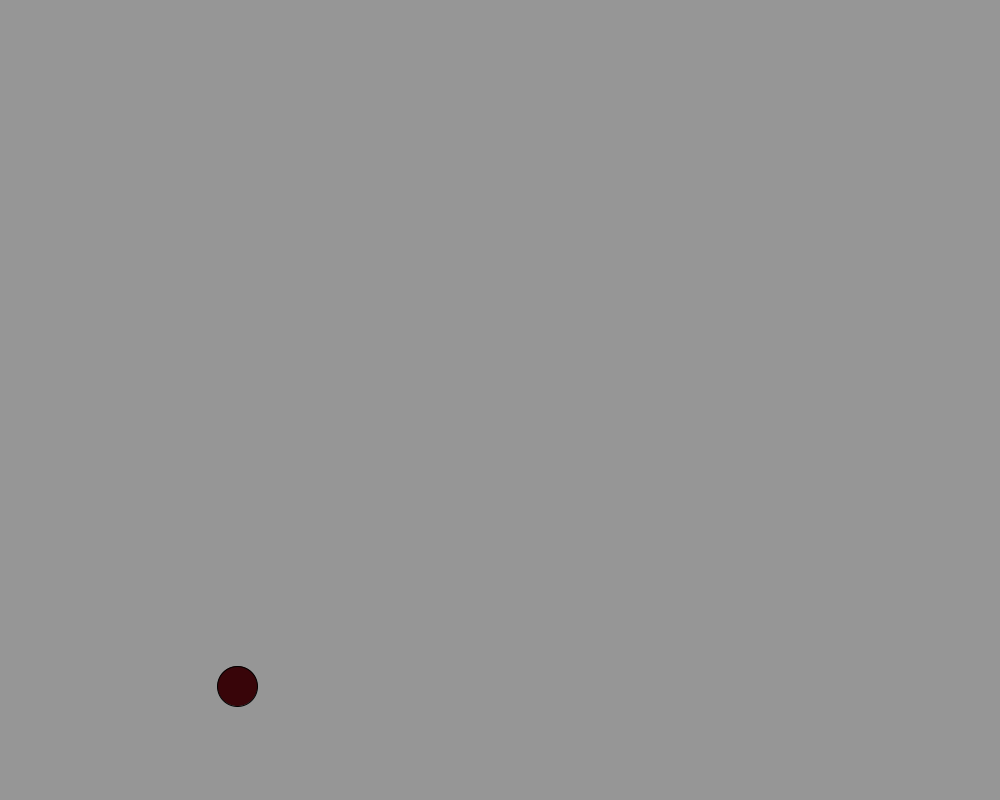
Frame 1 (no input)
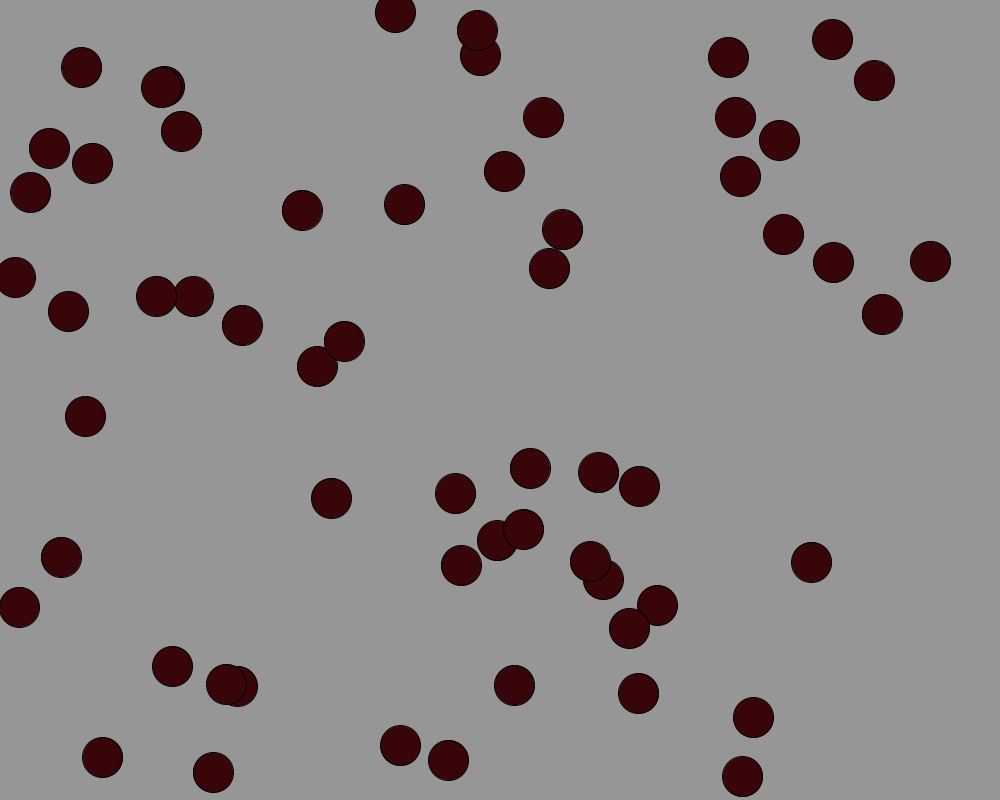
Frame 60 (the mouse pressed at the canvas centre just before this capture)
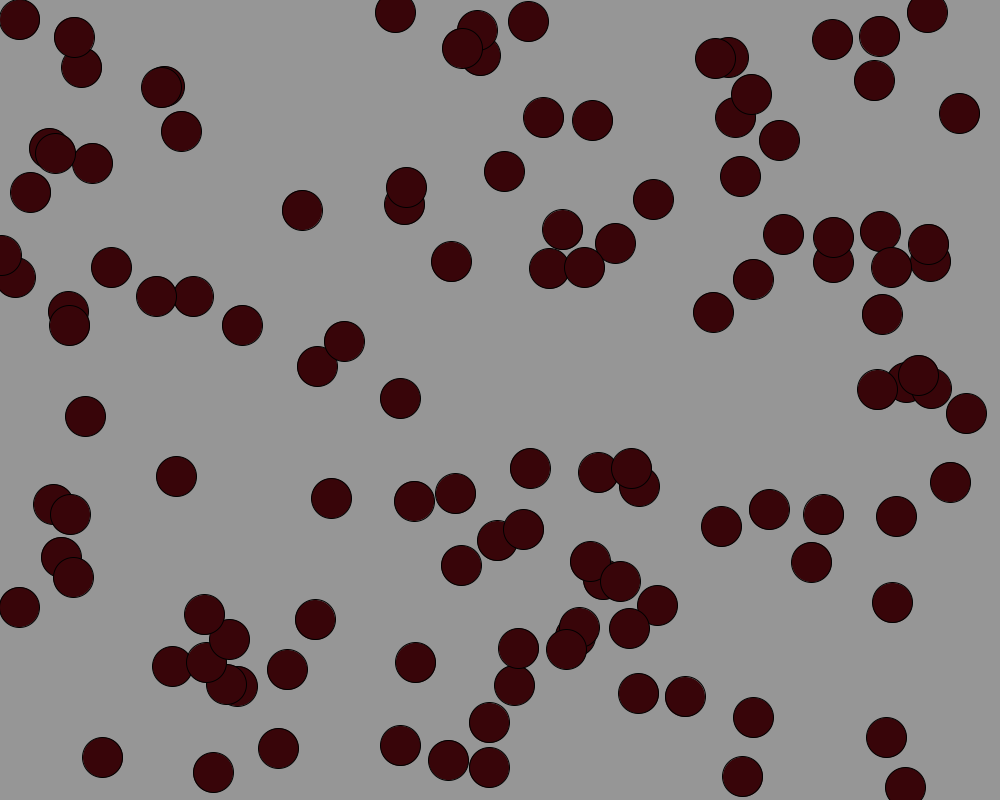
Frame 120 (the mouse held since frame 60 and released just before this capture)

The Processing sketch that drew these frames (run headless with seeded random() and noise(); from frame 60 on, the mouse is pressed at the canvas centre):

// Processing sketch: Assignment_Niall
// ── Assignment_Niall.pde
int MyC=20;

void setup(){
  background(150);
  size(1000,800);
  fill (random (87) ,random (20), random (10)); //color at random
 
}


void draw()
{

ellipse (random(1000),random(800), 40, 40); // Circles
}
